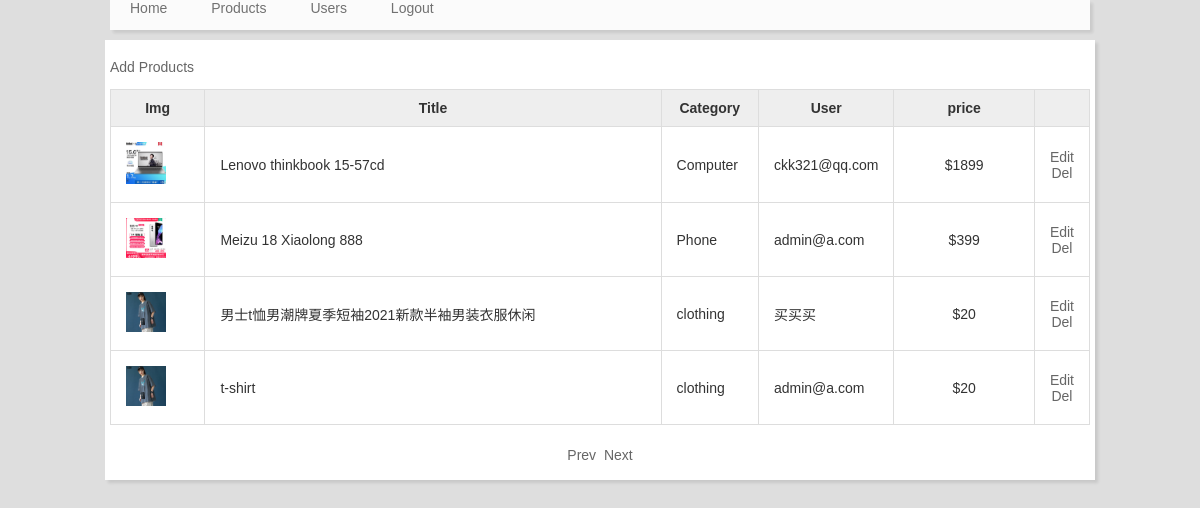
The app's page /admin/goods.php (signed in) with its own data.
### tables this page shows
CREATE TABLE `goods` (
  `id` int(11) NOT NULL,
  `goodsName` varchar(500) NOT NULL,
  `desc` text,
  `price` varchar(500) NOT NULL,
  `image` varchar(500) NOT NULL,
  `catid` int(11) NOT NULL,
  `uid` int(10) DEFAULT '0',
  `addTime` varchar(500) NOT NULL
);

CREATE TABLE `cate` (
  `id` int(11) NOT NULL,
  `title` char(20) NOT NULL,
  `type` tinyint(1) DEFAULT '1'
);

CREATE TABLE `user` (
  `id` int(11) NOT NULL,
  `username` varchar(500) NOT NULL,
  `password` varchar(500) NOT NULL,
  `isAdmin` tinyint(1) NOT NULL DEFAULT '0'
);

### web/mysql.php (called while the page is built, shortened)
<?php
function query($sql){
	$conn = mysqli_connect('127.0.0.1','root','root','work_shop_ershou') or die('数据连接失败');
    mysqli_query($conn,'SET NAMES UTF8') or die('字符集错误');
	return mysqli_query($conn,$sql);
}

### web/admin/goods.php (the view, shortened to what this page needs)
<?php
include('../mysql.php');
$page = empty($_GET['page'])?1:$_GET['page'];
?>
<!DOCTYPE html>
<html>
<head lang="en">
	<link rel="stylesheet" type="text/css" href="../css/css.css" />
</head>
<body>
<?php include("header.php"); ?>
	<div class="admin_container">
	<p><a href="goodsadd.php" class="oper">Add Products</a></p>
	<table class="table" cellpadding="0" cellspacing="0" border="0">
		<tr>
			<th align="center" width="10%">Img</th>
			<th align="center" width="50%">Title</th>
			<th align="center" width="10%">Category</th>
			<th align="center" width="10%">User</th>
			<th align="center" width="15%">price</th>
			<th align="center"> </th>
		</tr>
	<?php
	$sql = 'select goods.*,cate.title as cname,user.username as uname from goods left join cate on cate.id = goods.catid  left join user on user.id = goods.uid order by id desc limit '.(($page-1)*12).',12';
	$res = query($sql);
	while($r = mysqli_fetch_array($res)){
	?>
		<tr>
			<td><img src="../img/<?php echo $r['image']; ?>" width="40" height="40"/></td>
			<td><?php echo $r['goodsName']; ?></td>
			<td><?php echo $r['cname']; ?></td>
			<td><?php echo $r['uname']; ?></td>
			<td align="center">$<?php echo $r['price']; ?></td>
			<td align="center">
				<a href="goodsedit.php?id=<?php echo $r['id']; ?>">Edit</a>
				<a href="goodsdel.php?id=<?php echo $r['id']; ?>">Del</a>
			</td>
		</tr>
	<?php } ?>
	</table>
	<div class="pager">
		<a href="?page=<?php echo $page-1; ?>">Prev</a>&nbsp;
		<a href="?page=<?php echo $page+1; ?>">Next</a>
	</div>
</div>
</body>
</html>

### web/css/css.css (style rules this page uses)
body,html { margin: 0px; padding: 0px; font-size: 14px;font-family: '微软雅黑'; color: #333; background-size:cover }
a { color: #666; text-decoration: none; }
img { border:0px; }
.admin_container { width: 980px; overflow: hidden; margin: 0px auto; background: #fff; box-shadow: 3px 3px 3px rgba(0, 0, 0, 0.1); overflow: hidden;padding: 5px; margin-top: 10px; }
.table { width: 100%; border-bottom: 1px solid #ddd; border-left: 1px solid #ddd; margin-bottom: 10px; }
.table td { padding: 15px; border-top: 1px solid #ddd; border-right: 1px solid #ddd; }
.table th { padding: 10px 15px; border-top: 1px solid #ddd; border-right: 1px solid #ddd; background: #eee; }
.pager { overflow: hidden; height: 40px; line-height: 40px; text-align: center; }
.pager { clear: both; }
body { font-family: sans-serif; background-color: #dedede; color: #333; margin: 0; }
img { max-width: 100%; height: auto; }

### records on screen
goods: image (picture), goodsName "Lenovo thinkbook 15-57cd", cate.title "Computer", user.username "ckk321@qq.com", price "1899"
goods: image (picture), goodsName "Meizu 18 Xiaolong 888", cate.title "Phone", user.username "admin@a.com", price "399"
goods: image (picture), goodsName "男士t恤男潮牌夏季短袖2021新款半袖男装衣服休闲", cate.title "clothing", user.username "买买买", price "20"
goods: image (picture), goodsName "t-shirt", cate.title "clothing", user.username "admin@a.com", price "20"
